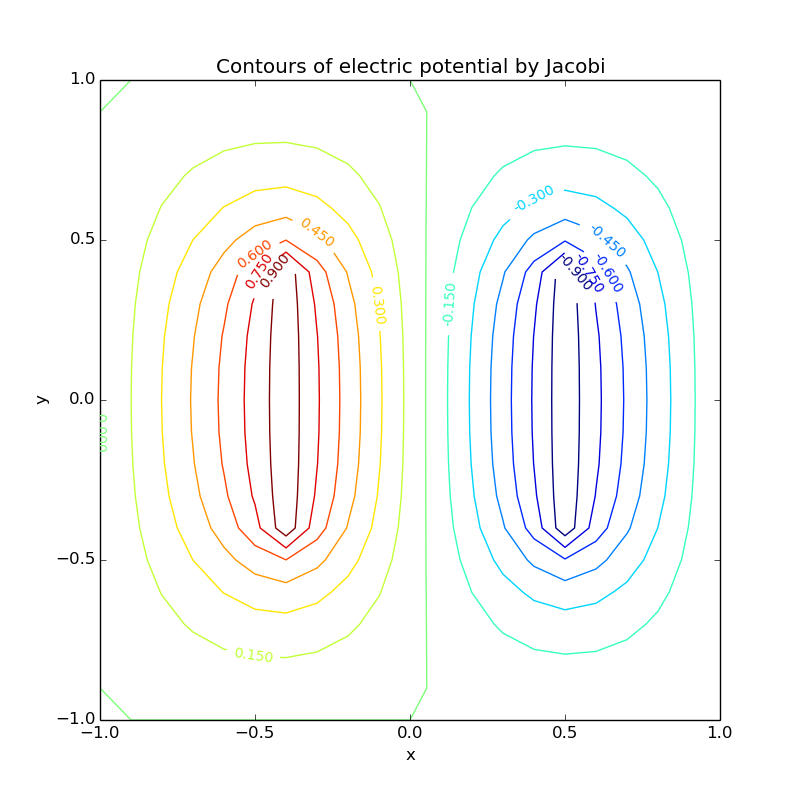

Reproduce this figure in Python.
'''
Jacobi method
'''

import numpy as np
from pylab import *
from math import *
import mpl_toolkits.mplot3d

V0=[[0 for i in range(21)]for j in range(21)]#i represents x, j represents y

for i in [6]:
    for j in range(6,15):
        V0[j][i]=1.0# j,i

for i in [15]:
    for j in range(6,15):
        V0[j][i]=-1.0
#check
for j in range(len(V0)):
    for i in range(len(V0[1])):
        print V0[i][j], 
    print

VV=[]
VV.append(V0)

s=0
dx=0.1
#iteration
#for k in range(100):
while 1:
    VV.append(V0)
    for i in range(1,len(V0)-1):
        for j in range(1,len(V0[1])-1):
            VV[s+1][i][j]=(VV[s][i+1][j]+VV[s][i-1][j]+VV[s][i][j+1]+VV[s][i][j-1])/4.0
    for i in [6]:
        for j in range(6,15):
            VV[s+1][j][i]=1.0
    for i in [15]:
        for j in range(6,15):
            VV[s+1][j][i]=-1.0
    VV[s]=np.array(VV[s])
    VV[s+1]=np.array(VV[s+1])
    dVV=VV[s+1]-VV[s]
    dV=0
    for i in range(1,len(V0)-1):
        for j in range(1,len(V0[1])-1):
            dV=dV+abs(dVV[i][j])
    #print dV 
          
    s=s+1
    if dV<0.0001 and s>10:
        break
print s

V=array(VV[-1])
Ex=array(V0)
Ey=array(V0)
for j in range(1,len(V0)-1):
    for i in range(1,len(V0[1])-1):
        Ex[j][i]=-(V[j][i+1]-V[j][i-1])/(2*dx)
        Ey[j][i]=-(V[j+1][i]-V[j-1][i])/(2*dx)

#for i in range(len(V)):
#    for j in range(len(V[1])):
#        print V[i][j], 
#    print
figure(figsize=[8,8])
x=np.arange(-1.0,1.01,dx)#-1.0,-0.9,...,1.0
y=np.arange(-1.0,1.01,dx)
X,Y=np.meshgrid(x,y)
CS = contour(X,Y,V,15)
clabel(CS, inline=1, fontsize=10)
xlim(-1,1)
xlabel('x')
ylim(-1,1)
ylabel('y')
title('Contours of electric potential by Jacobi')
savefig('Ex13-1.png')
show()

fig = figure()
ax = fig.add_subplot(111, projection='3d')
ax.plot_surface(X, Y, V,rstride=1, cstride=1,linewidth=0)
ax.set_xlabel('X')
ax.set_ylabel('Y')
ax.set_zlabel('V')
title('Electric potential by Jacobi')
savefig('Ex13-2.png')
show()

figure(figsize=[8,8])
Q=quiver(X,Y,Ex,Ey,scale=100)
xlim(-1,1)
xlabel('x')
ylim(-1,1)
ylabel('y')
title('Electric field by Jacobi')
savefig('Ex13-3.png')
show()
